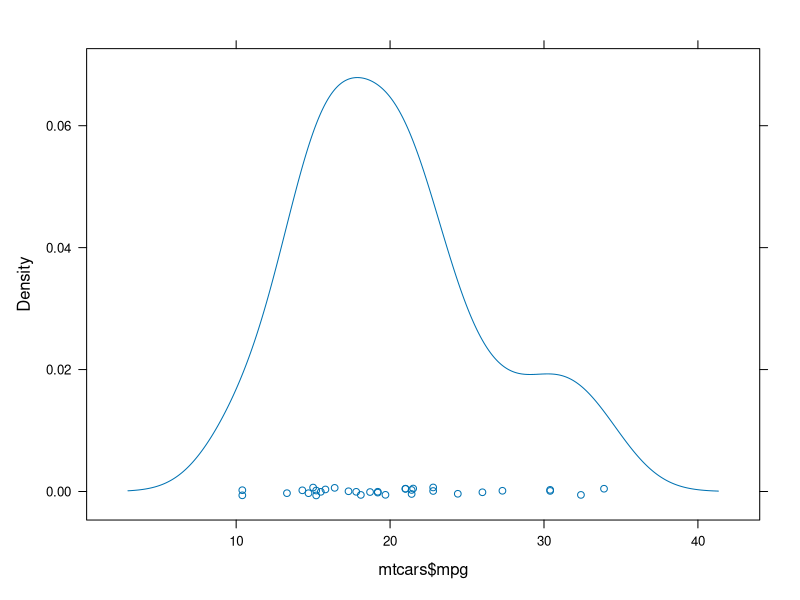
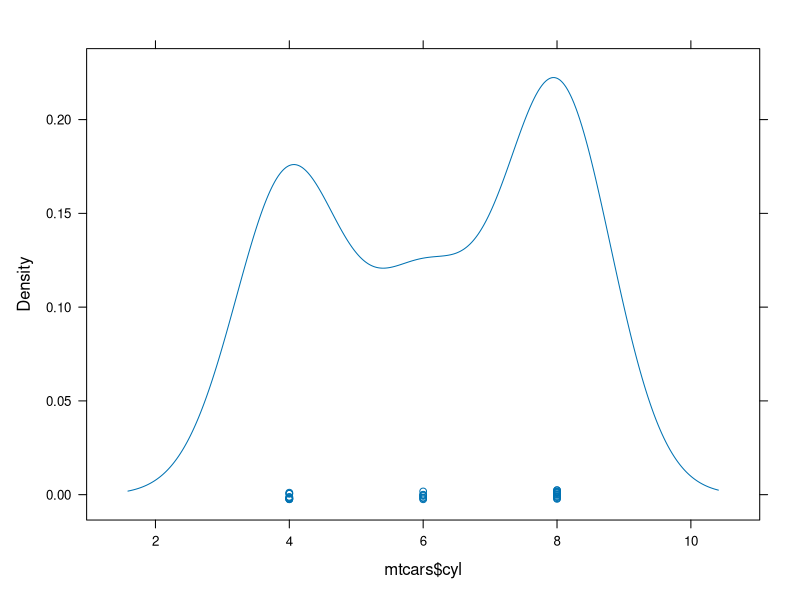
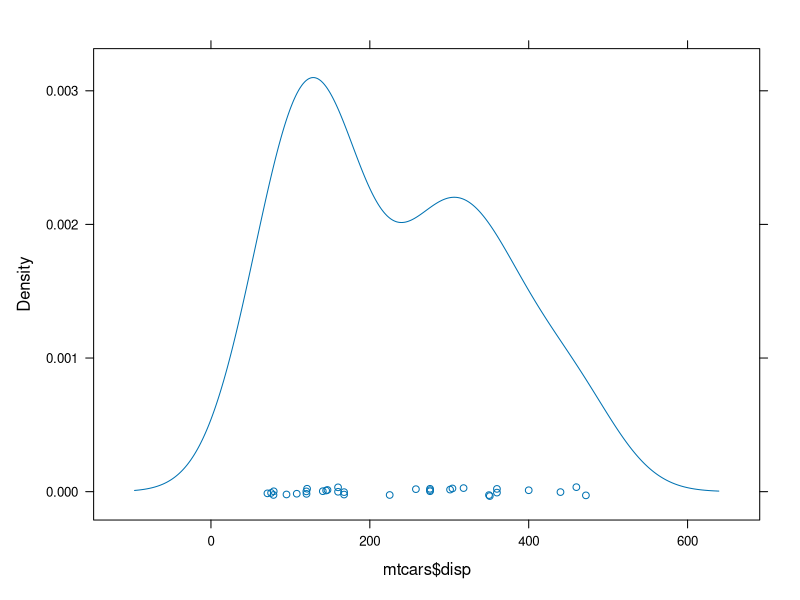
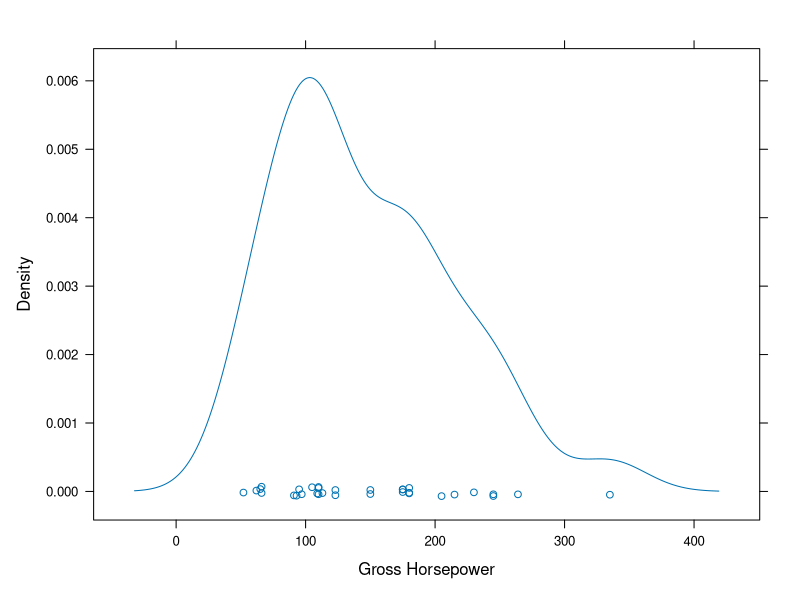
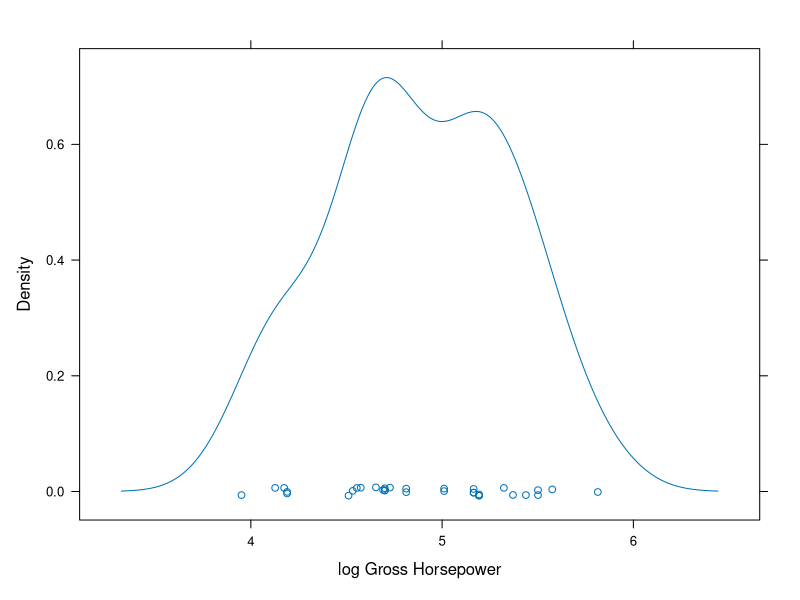
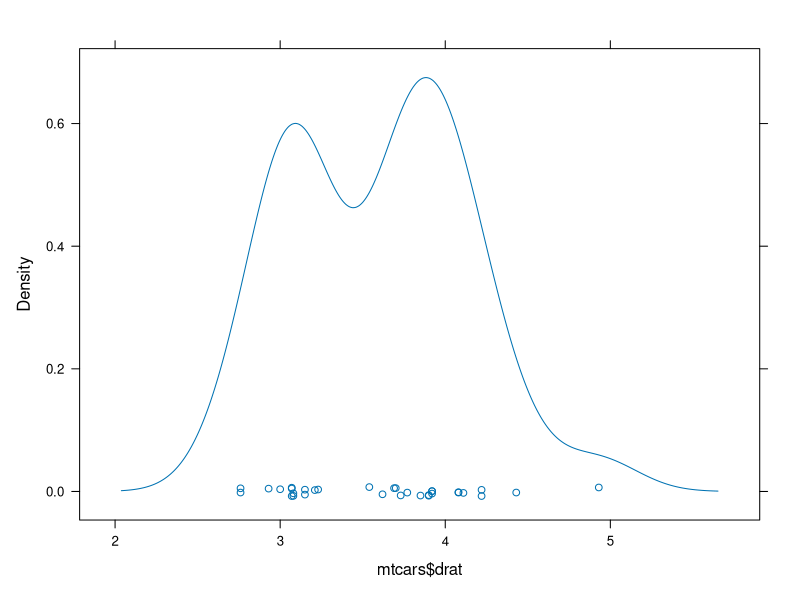
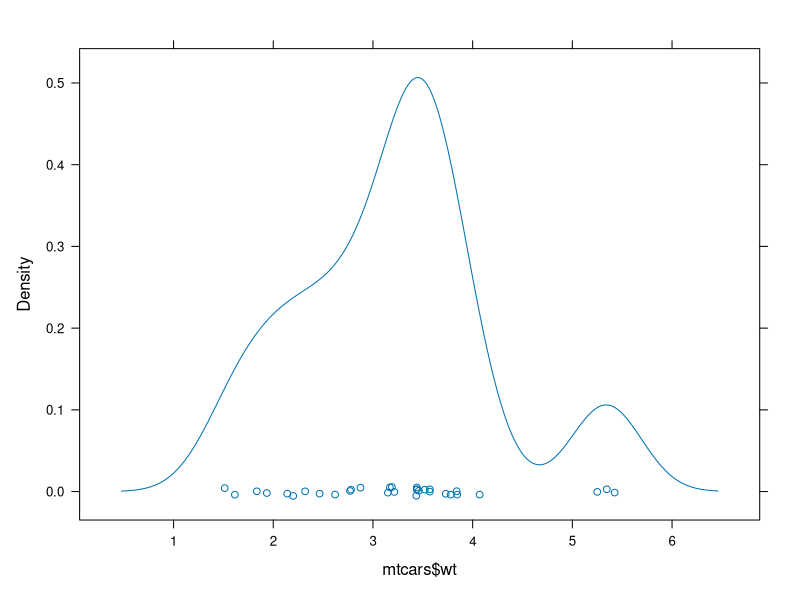
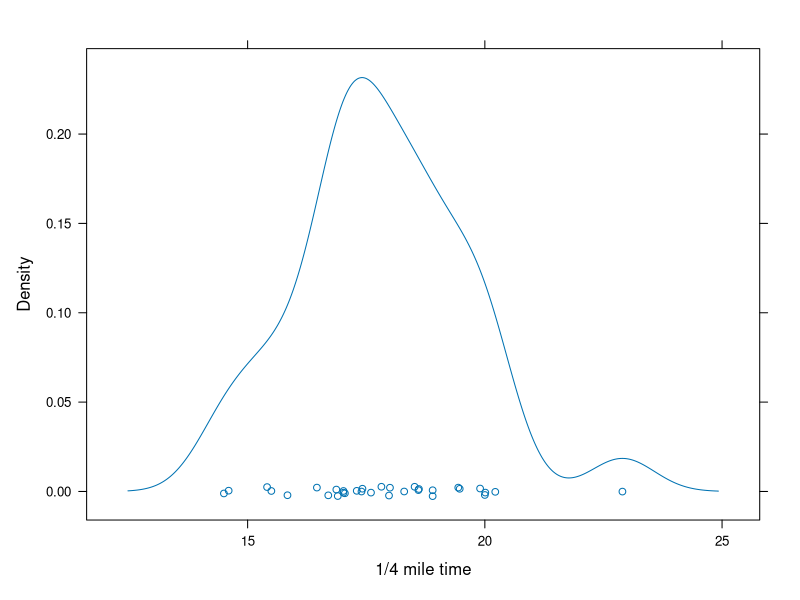

Write R code to recreate these figures, in order.
################################################################################
#
#Author: Xinyi (Anny) Cui
#Date: Oct. 26, 2022
#
#Title: Multiple Linear Regression for mpg of car models from 1973-74
#Goal: Use the build-in R dataset mtcars to construct a multiple linear 
#regression model for predicting the gas mileage with predictors
#
#
#Data is called by the build-in R dataset mtcars
#Response variable: gas mileage (mpg)
#Other variables:
# cyl: 	Number of cylinders
# disp:	Displacement (cu.in.)
# hp:	  Gross horsepower
# drat:	Rear axle ratio
#	wt:	  Weight (1000 lbs)
#	qsec:	1/4 mile time
#	vs:	  Engine (0 = V-shaped, 1 = straight)
#	am:	  Transmission (0 = automatic, 1 = manual)
#	carb:	Number of carburetors

#Data Description: The data was extracted from the 1974 Motor Trend US magazine
#and comprises fuel consumption and 10 aspects of automobile design and
#performance for 32 automobiles (1973-1974 models)
#
################################################################################
#
#check with the build-in R dataset mtcars (Motor Trend Car Road Tests)
head(mtcars)
str(mtcars)
?mtcars

#Explore the data and check for each variables 
lattice::densityplot(mtcars$mpg) #No skewness

#cylinders
lattice::densityplot(mtcars$cyl)

#displacement
lattice::densityplot(mtcars$disp)

#gross horsepower
lattice::densityplot(mtcars$hp, xlab="Gross Horsepower")#slightly left skewed
mtcars<-transform(mtcars, logHP=log(hp))
lattice::densityplot(mtcars$logHP, xlab="log Gross Horsepower")

#rear axle ratio
lattice::densityplot(mtcars$drat)

#weight
lattice::densityplot(mtcars$wt)

#quarter mile time
lattice::densityplot(mtcars$qsec, xlab="1/4 mile time")#notice the outlier and remove it
mtcars<-subset(mtcars, qsec<22)
lattice::densityplot(mtcars$qsec, xlab="1/4 mile time")

#engine
lattice::densityplot(mtcars$vs)

#transmission
lattice::densityplot(mtcars$am)

#forward gears
lattice::densityplot(mtcars$gear)

#carburetors
lattice::densityplot(mtcars$carb)

#
#See how variables affect the response one
car::scatterplotMatrix(subset(mtcars, select=c("mpg",
                                              "cyl",
                                              "disp",
                                              "logHP",
                                              "drat",
                                              "wt",
                                              "qsec",
                                              "vs",
                                              "am",
                                              "gear",
                                              "carb")))
#Reasonabe relationships between response and potential predictors
#But some potential predictors are highly correlated

########################################################################
#
#Construct the model with all variables for more checking and reducing

#model1 is the completed model with all other variables
model1<-lm(mpg~cyl+disp+logHP+drat+wt+qsec+vs+am+gear+carb, data=mtcars)
summary(model1)
car::vif(model1)
#the variables wt has the highest VIF 19.878458, so we can drop it firstly 

model2<-lm(mpg~cyl+disp+logHP+drat+qsec+vs+am+gear+carb, data=mtcars)
car::vif(model2)
#cyl has the highest VIF 14.394481, so this time drop this variable

model3<-lm(mpg~disp+logHP+drat+qsec+vs+am+gear+carb, data=mtcars)
car::vif(model3)
#logHP has the highest VIF of 12.898424, so drop this variable

model4<-lm(mpg~disp+drat+qsec+vs+am+gear+carb, data=mtcars)
car::vif(model4)
#gear still has the highest VIF 5.651795, so we drop this variable
#
################################################################################
#
#Comparing appropriate models to select the best one

model5<-lm(mpg~disp+drat+qsec+vs+am+carb, data=mtcars)
car::vif(model5)
summary(model5) # R^2 is 0.8384
#qsec still has a little high VIF 4.800542, near to 5, so we can try construct
#a model without this 

#Construct the mpg model
mpgModel<-lm(mpg~disp+drat+vs+am+carb, data=mtcars)
summary(mpgModel) #R^2 is 0.838
car::vif(mpgModel) #disp has a VIF of 4.191773, an acceptable value but higher
#than 4, try to compare to another model without the variable disp

mpgModel2<-lm(mpg~drat+vs+am+carb, data=mtcars)
car::vif(mpgModel2)

#Compare model5 and mpgModel, mpgModel is the reduced version of model5
anova(model5, mpgModel)
#the p-value is 0.8156 which is not statistically significant to show that the 
#full model (model5) is necessarily better. This means we'd better to use the
#reduced version (mpgModel)


#Check fot the inference
summary(mpgModel) #R^2 is 0.838
summary(mpgModel2)#R^2 is 0.8029

#directly compare mpgModel and mpgModel2 (mpgModel2 is the reduced version of
#mpgModel)
anova(mpgModel, mpgModel2)
#the p-value is 0.02838, this is much smaller than 0.05, which means it is
#statistically significant that the full model is better than the reduced one
#Better to select mpgModel 

#Assess the mpgModel
plot(mpgModel$fitted.values, mpgModel$residuals,xlab="Fitted Values",
     ylab="Residuals")
abline(h=0)
lattice::densityplot(mpgModel$residuals, xlab="Residuals")
qqnorm(mpgModel$residuals)
qqline(mpgModel$residuals)
#
#
#confidence interval and prediction interval
#randomly selecting values of predictors for predicting intervals
#lm(mpg~disp+drat+vs+am+carb)
newData<-data.frame(disp=200,
                    drat=3.9,
                    vs=1,
                    am=0,
                    carb=4)
newData

#95% confidence and prediction intervals
predict(mpgModel, newData, int="confidence")
predict(mpgModel, newData, int="prediction")

